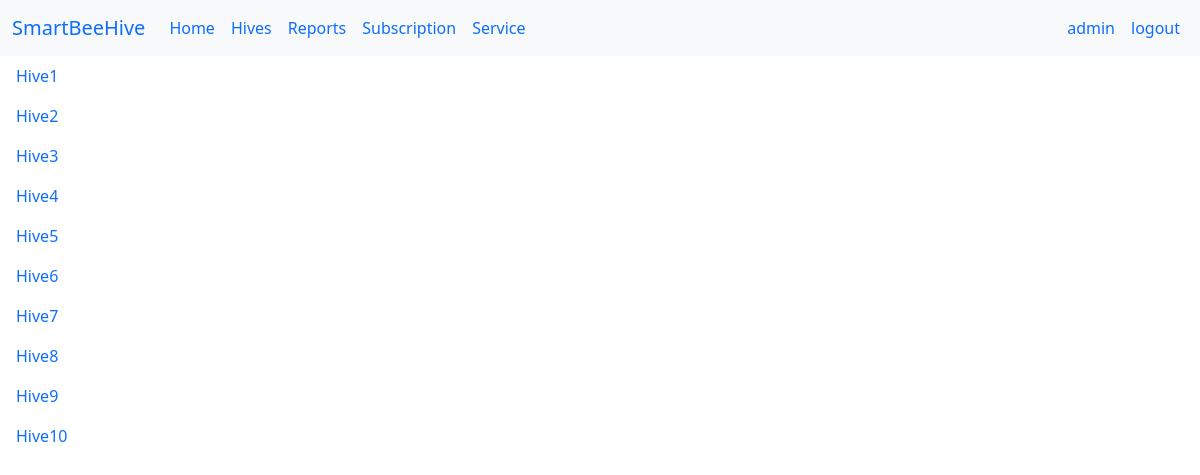
/report/ (signed in), run on the app's committed database.
### hives/models.py (models this page shows, shortened)
class Hive(models.Model):
    coordinate = models.CharField(max_length=100, verbose_name="Координаты")
    class Meta:
        pass

### hives/views.py (the view)
# urls.py: path('report/', view_report_page),
def view_report_page(request):
    hives = Hive.objects.all()
    hive_id = request.GET.get("hive_id")
    reports = ReportHive.objects.filter(hive_id=hive_id)
    for report in reports:
        report_file = report_generator.ReportHive(report.hive_id, report.aver_temp, report.aver_humid,
                                                  report.change_weight,
                                                  report.start_date, report.end_date)
        print(f"view: {report}")
    return render(request, 'report.html', context={'reports': reports, 'hives': hives})

### templates/report.html (shortened to what this page needs)
{% extends 'base.html' %}
{% block content_nav %}
    <nav class="nav flex-column">
        {% for hive in hives %}
            <a class="nav-link" href="/report/?hive_id={{ hive.id }}">Hive{{ hive.id }}</a>
        {% endfor %}
    </nav>
{% endblock %}

### templates/base.html (shortened to what this page needs)
<head>
    <link rel="stylesheet" href="https://cdnjs.cloudflare.com/ajax/libs/Chart.js/2.8.0/Chart.min.css"
/>
    <link href="https://cdn.jsdelivr.net/npm/bootstrap@5.0.2/dist/css/bootstrap.min.css" rel="stylesheet"
>
</head>
<body>
{% block nav %}
    <nav class="navbar navbar-expand-lg bg-light">
        <div class="container-fluid">
            <a class="navbar-brand" href="/">SmartBeeHive</a>
            <div class="collapse navbar-collapse" id="navbarSupportedContent">
                <ul class="navbar-nav me-auto mb-2 mb-lg-0">
                    <li class="nav-item">
                        <a class="nav-link active" aria-current="page" href="/">Home</a>
                    </li>
                    <li class="nav-item">
                        <a class="nav-link" href="/hive">Hives</a>
                    </li>
                    <li class="nav-item">
                        <a class="nav-link active" href="/report">Reports</a>
                    </li>
                    <li class="nav-item">
                        <a class="nav-link active" href="/subscription">Subscription</a>
                    </li>
                    <li class="nav-item">
                        <a class="nav-link active" href="/service">Service</a>
                    </li>
                </ul>
                <ul class="navbar-nav me-0 mb-2 mb-lg-0">
                    {% if not user.is_authenticated %}
                        <li class="nav-item">
                            <a class="nav-link active" href="/accounts/login/">login</a>
                        </li>
                    {% else %}
                        <li class="nav-item">
                            <a class="nav-link active">
                                {{ user.get_username }}
                            </a>
                        </li>
                        <li class="nav-item">
                            <a class="nav-link active" href="/accounts/logout/">logout</a>
                        </li>
                    {% endif %}
                </ul>
            </div>
        </div>
    </nav>
{% endblock %}
{% block body %}
    <div class="class1">
        <div style="height: 100%">
            {% block content_nav %}
            {% endblock %}
        </div>
        <div class="class1" style="flex-flow: column; width:1000px; height:300px">
        </div>
    </div>
{% endblock %}
</body>

### templates/base.html (style rules this page uses)
.class1 { display: flex; justify-content: flex-start; }

### data on the page
Hive: id "1"
Hive: id "2"
Hive: id "3"
Hive: id "4"
Hive: id "5"
Hive: id "6"
Hive: id "7"
Hive: id "8"
Hive: id "9"
Hive: id "10"

### other printed values
{{ user.get_username }} "admin"
